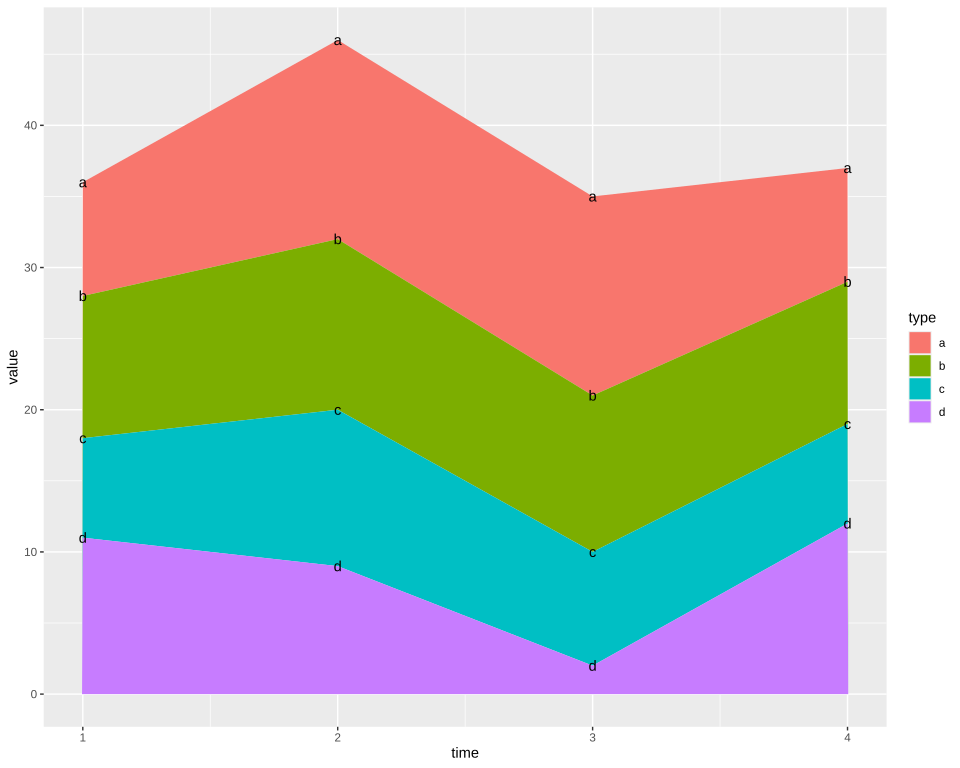

Here is the R script that generated this plot:
# The plot test/golden/stack_text.svg draws, drawn by ggplot2 itself, as ggplot2's own visual tests
# draw their snapshots: the independent check on that golden whenever it changes. The suite never
# runs this; it needs R, ggplot2 and vdiffr, saved as the Docker image giggly-r:ggplot2-4.0.3. From
# the repository's root:
#
#   docker run --rm -v "$PWD/test/golden":/golden:ro giggly-r:ggplot2-4.0.3 \
#     Rscript /golden/stack_text.R > stack_text.ggplot2.svg
#
# and compare the two drawings element by element, as test/golden/point.R does.
#
# position_stack's page's labels stacked over its areas, each label at the top of its band.
# First checked with ggplot2 4.0.3 and vdiffr 1.0.9: every element and clip path matches, the x
# axis drawn before the y as in test/golden/point.R.

library(ggplot2)

set.seed(1)
series <- data.frame(
  time = c(rep(1, 4), rep(2, 4), rep(3, 4), rep(4, 4)),
  type = rep(c("a", "b", "c", "d"), 4),
  value = rpois(16, 10)
)
plot <- ggplot(series, aes(time, value, group = type)) +
  geom_area(aes(fill = type)) +
  geom_text(aes(label = type), position = "stack") +
  theme_gray()

file <- tempfile(fileext = ".svg")
vdiffr::write_svg(plot, file)
cat(readLines(file), sep = "\n")
